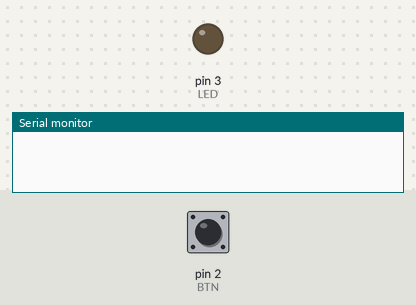
The sketch below on a simulated Arduino Uno, built with avr-gcc and run on an emulated ATmega328P. Shown: output pins drawn as LEDs (lit = HIGH), the last lines printed to the serial monitor. Inputs (shaded band) come from the test bench; at power-on: pin 2 (BTN) LOW.

Above: at 1.2 s.
1.3 s: pin 2 (BTN) pulled HIGH for 0.15 s
At 1.37 s:
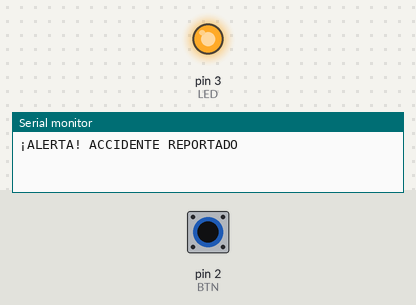
2.9 s: pin 2 (BTN) pulled HIGH for 3.2 s
At 6.8 s:
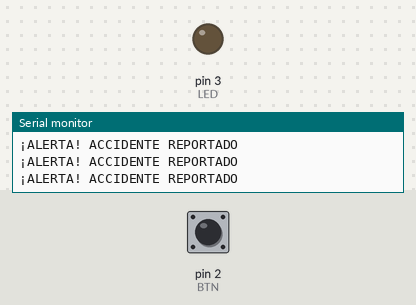
Timing chart, 0 to 8.3 s (numbered marks = the images above; inputs shaded):
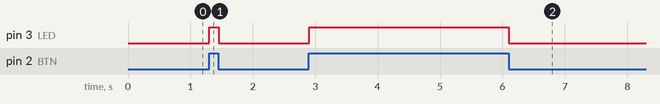

Measured:
- after the input at 1.3 s, pin 3 (LED): LOW → HIGH at once, → LOW 0.15 s later
- after the input at 2.9 s, pin 3 (LED): LOW → HIGH at once, → LOW 3.2 s later

The sketch:

Sin_accidentes.ino
```cpp
const int BTN = 2;
const int LED = 3;

volatile int estado = LOW;

void setup() {
  Serial.begin(9600);
  pinMode(BTN, INPUT);
  pinMode(LED, OUTPUT);
  attachInterrupt(digitalPinToInterrupt(BTN), paroEmergencia, CHANGE);
}

void paroEmergencia() {
  estado = !estado;
  Serial.println("¡ALERTA! ACCIDENTE REPORTADO");
}

void loop() {
  digitalWrite(LED, estado);
}
```
